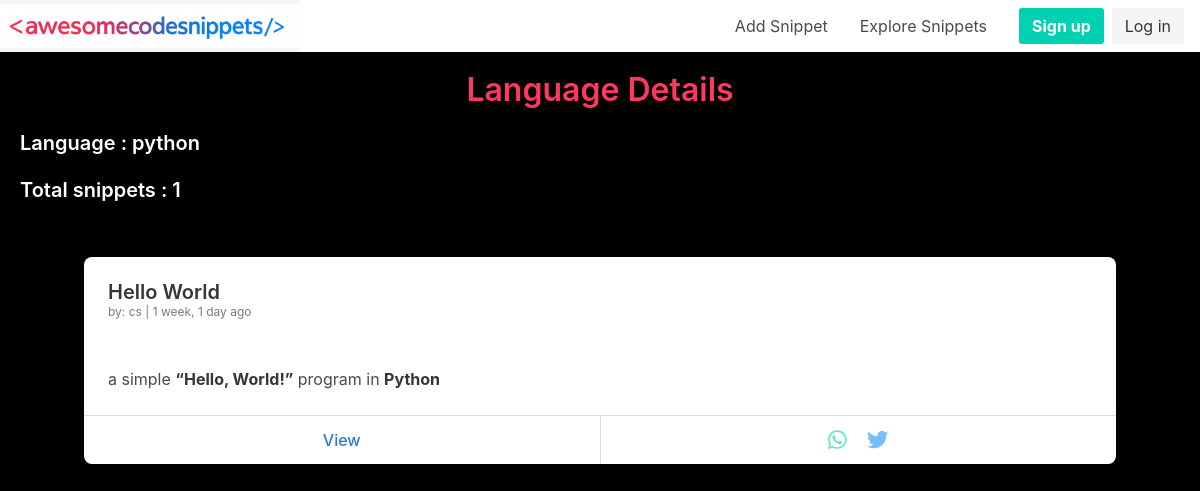
Page /language/detail/python/ on the earlier database version.
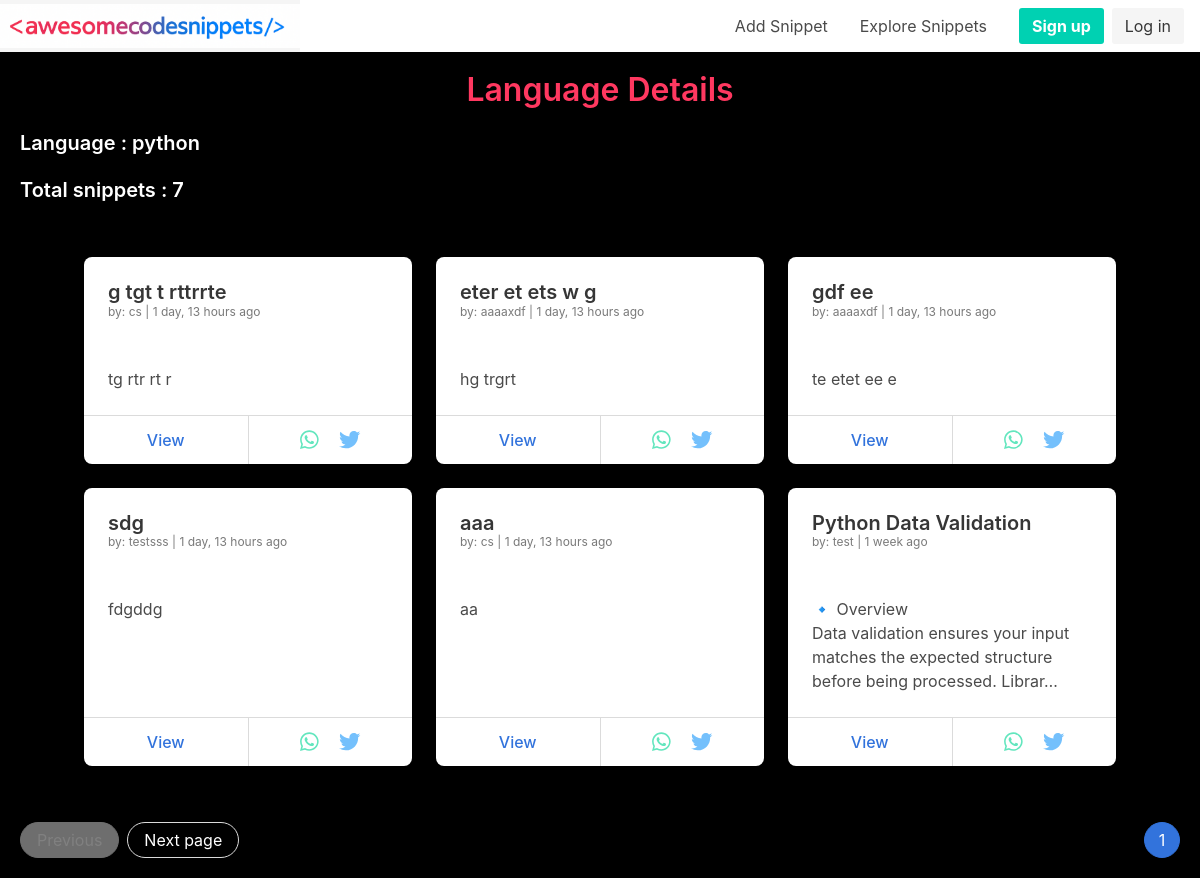
Same page on the later database version.
### snippets/models.py (models this page shows, shortened)
class Snippet(models.Model):
    title=models.CharField(max_length=500)
    coder=models.ForeignKey(CustomUser,on_delete=models.CASCADE)
    description=CKEditor5Field(blank=True,null=True)
    description_html=models.TextField(editable=False)
    code=models.TextField()
    highlighted_code=models.TextField(editable=False)
    tags=TagField()
    publication_date=models.DateTimeField(editable=False)
    updated_date=models.DateTimeField(editable=False)
    language = models.CharField(choices=LANGUAGE_CHOICES, default='python', max_length=100)
    style = models.CharField(choices=STYLE_CHOICES, default='friendly', max_length=100)
    class Meta:
        ordering=['-publication_date']
    def get_absolute_url(self):
        return reverse('detail_snippet',args=[str(self.pk)])

class CustomUser(AbstractUser):
    name=models.CharField(_("Name"),max_length=200)
    class Meta:
        unique_together=('name','email','id')

### snippets/views.py (the view)
# urls.py: re_path(r'^language/detail/(?P<lang>[-\w+]+)/',GetLangDetails.as_view(),name='detail_lang'),
class GetLangDetails(TemplateView):
    template_name='lang/lang_detail.html'
    context_object_name='lang'
    def get_context_data(self,**kwargs):
        context=super().get_context_data(**kwargs)
        query=Snippet.objects.select_related('coder').filter(language=kwargs['lang'])
        total=query.count()
        page = self.request.GET.get('page')
        paginator=Paginator(query,6)
        try:
            context['lang_snippets']= paginator.page(page)
        except PageNotAnInteger:
            context['lang_snippets'] = paginator.page(1)
        except EmptyPage:
            context['lang_snippets'] = paginator.page(paginator.num_pages)
        context['page']=page
        context['total_snippets']=total
        print(context)
        return context

### templates/lang/lang_detail.html (shortened to what this page needs)
{% extends 'base.html' %}
{% block content %}
{% load static %}
{% load humanize %}
<link rel="stylesheet" href="{% static 'css/lang_detail.css' %}">
{% include 'navbar.html' %}
<div class="main-section">
  <div>
    <p class='has-text-danger is-centered title' style="text-align: center;">Language Details</p>
    <p class='title has-text-white is-5'>Language : {{lang}} </p>
    <p class='title has-text-white is-5'>Total snippets : {{total_snippets}} </p>
    <div class="snippet-list">
      <div class="snippet-grid">
        {% for object in lang_snippets %}
        <div class="card my-cards">
          <div class="card-content">
            <p class="title is-5 has-text-dark">{{ object.title }}</p>
            <p class="subtitle is-7 has-text-grey">
              by: {{ object.coder.username|default:"NA" }} | {{ object.publication_date|naturaltime }}
            </p>
            <p class="subtitle is-6 has-text-info truncate-text">
              {{ object.description_html|safe|truncatechars:120 }}
            </p>
          </div>
          <footer class="card-footer">
            <p class="card-footer-item">
              <a href="{% url 'detail_snippet' object.id %}">View</a>
            </p>
            <p class="card-footer-item share-links">
              <a href="https://wa.me/?text={{ object.title|urlencode }} - Check out this code snippet on AwesomeCodeSnippets! {{ object.get_absolute_url|urlencode }}"
                target="_blank" rel="noopener noreferrer">
                <i class="fab fa-whatsapp fa-lg" style="color: #63E6BE;"></i>
              </a>
              <a href="https://twitter.com/intent/tweet?text={{ object.title|urlencode }} - Check out this code snippet on AwesomeCodeSnippets! {{ request.scheme }}://{{request.get_host}}/{{ object.get_absolute_url|urlencode }}"
                target="_blank" rel="noopener noreferrer">
                <i class="fab fa-twitter fa-lg" style="color: #74C0FC;"></i>
              </a>
            </p>
          </footer>
        </div>
        {% empty %}
        <div class="notification is-warning has-text-centered">
          No Snippets Yet
        </div>
        {% endfor %}
      </div>
    </div>
    <br />
  </div>
  {% if lang_snippets.has_other_pages %}
  <nav class="pagination is-right is-rounded" role="navigation" aria-label="pagination">
    <ul class="pagination-list is-current">
      <li>
        <a class="pagination-link is-current  " aria-label="Page 1" aria-current="page">
          {{lang_snippets.number}}
        </a>
      </li>
    </ul>
    {% if lang_snippets.has_previous %}
    <a class="pagination-previous has-text-white" title="This is the first page"
      href="?page={{lang_snippets.previous_page_number}}">Previous</a>
    {% else %}
    <a class="pagination-previous has-text-white" title="This is the first page" disabled>Previous</a>
    {% endif %}
    {% if lang_snippets.has_next %}
    <a href="?page={{lang_snippets.next_page_number}}" class="pagination-next has-text-white">Next page</a>
    {% else %}
    <a class="pagination-next has-text-white" disabled>Next page</a>
    {% endif %}
  </nav>
  {% endif %}
</div>
{% endblock content %}

Differences in the rows shown:
no longer on this page (row unchanged): Snippet: title "Hello World", coder.username "cs", publication_date "1 week, 1 day ago", description_html "a simple “Hello, World!” program in Python"
added Snippet: title "g tgt t rttrrte", coder.username "cs", publication_date "1 day, 13 hours ago", description_html "tg rtr rt r"
added Snippet: title "eter et ets w g", coder.username "aaaaxdf", publication_date "1 day, 13 hours ago", description_html "hg trgrt"
added Snippet: title "gdf ee", coder.username "aaaaxdf", publication_date "1 day, 13 hours ago", description_html "te etet ee e"
added Snippet: title "sdg", coder.username "testsss", publication_date "1 day, 13 hours ago", description_html "fdgddg"
added Snippet: title "aaa", coder.username "cs", publication_date "1 day, 13 hours ago", description_html "aa"
added Snippet: title "Python Data Validation", coder.username "test", publication_date "1 week ago", description_html "🔹 Overview Data validation ensures your input matches the expected structure before being processed. Librar…"
Other differences:
{{ total_snippets }}: "1" → "7"
{{ lang_snippets.number }}: (not shown) → "1"
text now shown: "Next page"
